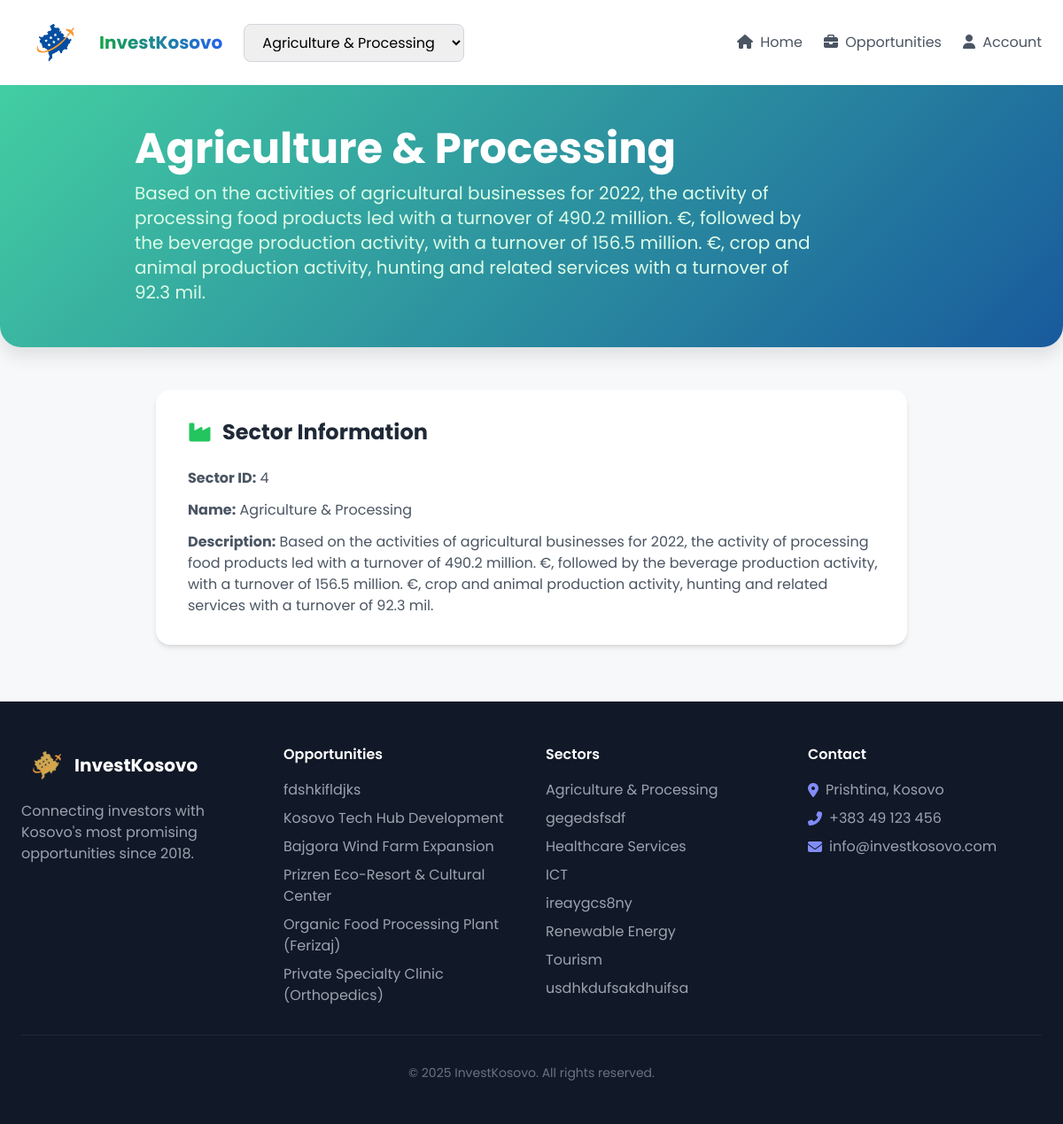
Screenshot of /sector-detail.php with the database file from the repository.
### tables this page shows
CREATE TABLE `sectors` (
  `sector_id` int(11) NOT NULL,
  `name` varchar(100) NOT NULL,
  `description` text DEFAULT NULL
);

CREATE TABLE `investment_opportunities` (
  `opportunity_id` int(11) NOT NULL,
  `title` varchar(150) NOT NULL,
  `sector_id` int(11) DEFAULT NULL,
  `capital_min` decimal(15,2) NOT NULL,
  `capital_max` decimal(15,2) NOT NULL,
  `risk_level` enum('low','medium','high') NOT NULL,
  `timeline_months` int(11) NOT NULL,
  `description` text NOT NULL,
  `contact_email` varchar(150) NOT NULL,
  `created_at` datetime DEFAULT current_timestamp(),
  `money_raised` decimal(15,2) DEFAULT 0.00,
  `goal` decimal(15,2) DEFAULT 0.00
);

### sector-detail.php (the view, shortened to what this page needs)
<?php
include_once('config.php');
$sectors = [];
$sectors_q = $pdo->query("SELECT sector_id, name FROM sectors ORDER BY name ASC");
while ($row = $sectors_q->fetch(PDO::FETCH_ASSOC)) {
    $sectors[] = $row;
}
$selected_id = isset($_GET['id']) ? intval($_GET['id']) : (count($sectors) ? $sectors[0]['sector_id'] : 0);
$sector = null;
if ($selected_id) {
    $sector_q = $pdo->prepare("SELECT * FROM sectors WHERE sector_id=?");
    $sector_q->bindParam(1, $selected_id, PDO::PARAM_INT);
    $sector_q->execute();
    $sector = $sector_q->fetch(PDO::FETCH_ASSOC);
}
?>
<!DOCTYPE html>
<html lang="en">
<head>
    <script src="https://cdn.tailwindcss.com"></script>
    <link rel="stylesheet" href="https://cdnjs.cloudflare.com/ajax/libs/font-awesome/6.4.0/css/all.min.css">
</head>
<body class="min-h-screen">
    <nav class="bg-white shadow-lg py-4 px-6 flex justify-between items-center">
        <div class="flex items-center">
            <a href="index.php" class="flex items-center text-gray-800 hover:text-green-600 transition-colors">
                <img class="h-16 w-auto" src="kosova.png" alt="InvestKosovo Logo">
                <span class="text-xl font-bold bg-gradient-to-r from-green-600 to-blue-600 bg-clip-text text-transparent ml-2">InvestKosovo</span>
            </a>
            <form method="get" class="ml-6">
                <select id="sector-select" name="id" class="rounded-lg border border-gray-300 px-4 py-2 focus:ring-2 focus:ring-green-400" onchange="this.form.submit()">
                    <?php foreach ($sectors as $s): ?>
                        <option value="<?= $s['sector_id'] ?>" <?= $selected_id == $s['sector_id'] ? 'selected' : '' ?>>
                            <?= htmlspecialchars($s['name']) ?>
                        </option>
                    <?php endforeach; ?>
                </select>
            </form>
        </div>
        <div class="flex items-center space-x-6">
            <a href="index.php" class="text-gray-600 hover:text-green-600 transition-colors">
                <i class="fas fa-home mr-1"></i> Home
            </a>
            <a href="opportunity.php" class="text-gray-600 hover:text-green-600 transition-colors">
                <i class="fas fa-briefcase mr-1"></i> Opportunities
            </a>
            <a href="#" class="text-gray-600 hover:text-green-600 transition-colors">
                <i class="fas fa-user mr-1"></i> Account
            </a>
        </div>
    </nav>
    <div class="sector-header rounded-b-3xl text-white py-12 px-8 md:px-16 mb-12 fade-in">
        <div class="max-w-4xl mx-auto">
            <h1 class="text-4xl md:text-5xl font-bold mb-3">
                <?= htmlspecialchars($sector['name'] ?? 'Sector') ?>
            </h1>
            <p class="text-xl text-green-100 max-w-3xl">
                <?= htmlspecialchars($sector['description'] ?? 'No description available.') ?>
            </p>
        </div>
    </div>
    <div class="max-w-4xl mx-auto px-6 pb-16">
        <div class="grid grid-cols-1 gap-8">
            <div class="bg-white rounded-2xl shadow-md p-8 detail-card fade-in">
                <h2 class="text-2xl font-bold text-gray-800 mb-6 flex items-center">
                    <i class="fas fa-industry text-green-500 mr-3"></i> Sector Information
                </h2>
                <div class="prose max-w-none text-gray-600">
                    <ul class="space-y-3">
                        <li><strong>Sector ID:</strong> <?= htmlspecialchars($sector['sector_id'] ?? 'N/A') ?></li>
                        <li><strong>Name:</strong> <?= htmlspecialchars($sector['name'] ?? 'N/A') ?></li>
                        <li><strong>Description:</strong> <?= nl2br(htmlspecialchars($sector['description'] ?? 'N/A')) ?></li>
                    </ul>
                </div>
            </div>
        </div>
    </div>
    <footer class="bg-gray-900 text-white py-12 px-6">
        <div class="max-w-6xl mx-auto grid grid-cols-1 md:grid-cols-4 gap-8">
            <div>
                <h3 class="text-xl font-bold mb-4 flex items-center">
                    <img class="h-12 w-auto" src="kosova1.png" alt="InvestKosovo Logo">InvestKosovo
                </h3>
                <p class="text-gray-400">Connecting investors with Kosovo's most promising opportunities since 2018.</p>
            </div>
            <div>
                <h4 class="font-semibold mb-4">Opportunities</h4>
                <ul class="space-y-2 text-gray-400">
                    <?php
                        try {
                            $stmtOpp = $pdo->query("SELECT io.*, s.name as sector_name FROM investment_opportunities io LEFT JOIN sectors s ON io.sector_id = s.sector_id ORDER BY io.created_at DESC LIMIT 6");
                            $opportunities = $stmtOpp->fetchAll(PDO::FETCH_ASSOC);
                        } catch (PDOException $e) {
                            $opportunities = [];
                        }
                        foreach ($opportunities as $o):
                    ?>
                        <li>
                            <a href="opportunity-detail.php?id=<?= $o['opportunity_id'] ?>" class="hover:text-white transition-colors">
                                <?= htmlspecialchars($o['title']) ?>
                            </a>
                        </li>
                    <?php endforeach; ?>
                </ul>
            </div>
            <div>
                <h4 class="font-semibold mb-4">Sectors</h4>
                <ul class="space-y-2 text-gray-400">
                    <?php foreach ($sectors as $s): ?>
                    <li>
                        <a href="sector-detail.php?id=<?= $s['sector_id'] ?>" class="hover:text-white transition-colors">
                            <?= htmlspecialchars($s['name']) ?>
                        </a>
                    <?php endforeach; ?>
                </ul>
            </div>
            <div>
                <h4 class="font-semibold mb-4">Contact</h4>
                <ul class="space-y-2 text-gray-400">
                    <li class="flex items-center">
                        <i class="fas fa-map-marker-alt mr-2 text-indigo-400"></i> Prishtina, Kosovo
                    </li>
                    <li class="flex items-center">
                        <i class="fas fa-phone-alt mr-2 text-indigo-400"></i> +383 49 123 456
                    </li>
                    <li class="flex items-center">
                        <i class="fas fa-envelope mr-2 text-indigo-400"></i> info@investkosovo.com
                    </li>
                </ul>
            </div>
        </div>
        <div class="max-w-6xl mx-auto pt-8 mt-8 border-t border-gray-800 text-center text-gray-500 text-sm">
            <p>© 2025 InvestKosovo. All rights reserved.</p>
        </div>
    </footer>
</body>
</html>

### sector-detail.php (style rules this page uses)
body { font-family: 'Poppins', sans-serif; background: #f7f8fa; }
.sector-header { background: linear-gradient(135deg, #43cea2 0%, #185a9d 100%); box-shadow: 0 10px 20px rgba(0, 0, 0, 0.1); }
.detail-card { transition: all 0.3s ease; box-shadow: 0 4px 6px rgba(0, 0, 0, 0.05); border-left: 4px solid transparent; }
.fade-in { animation: fadeIn 0.6s ease-in; }

### rows the page displays
sectors: name "Agriculture & Processing", description "Based on the activities of agricultural businesses for 2022, the activity of processing food products led with a turnover of 490.2 million. €, followed by the beverage production activity, with a turnover of 156.5 million. €, crop and animal production activity, hunting and related services with a turnover of 92.3 mil.", sector_id "4"
investment_opportunities: title "fdshkifldjks"
investment_opportunities: title "Kosovo Tech Hub Development"
investment_opportunities: title "Bajgora Wind Farm Expansion"
investment_opportunities: title "Prizren Eco-Resort & Cultural Center"
investment_opportunities: title "Organic Food Processing Plant (Ferizaj)"
investment_opportunities: title "Private Specialty Clinic (Orthopedics)"
sectors: name "gegedsfsdf"
sectors: name "Healthcare Services"
sectors: name "ICT"
sectors: name "ireaygcs8ny"
sectors: name "Renewable Energy"
sectors: name "Tourism"
sectors: name "usdhkdufsakdhuifsa"

### other values shown
form field id "Agriculture & Processing"
